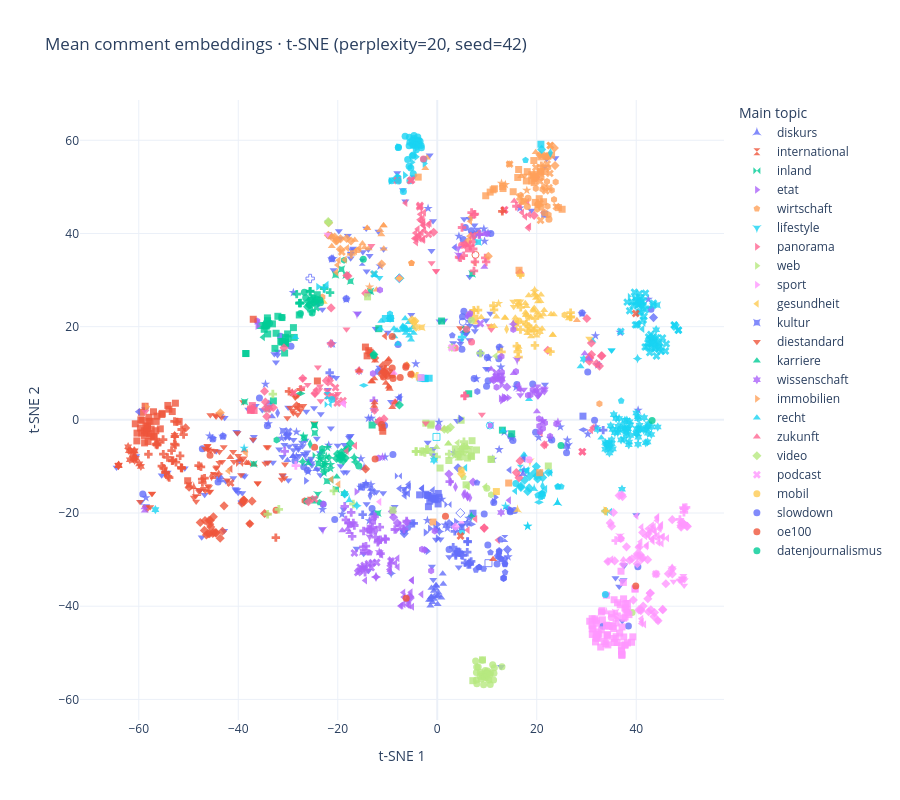

The cell this chart's notebook holds for it:
### Code cell
fig = px.scatter(
    projection_df,
    x="TSNE_1", y="TSNE_2", color="Topic_1", symbol="Topic_2",
    category_orders={"Topic_1": main_topics},
    custom_data=["Topic_1", "Topic_2"],
    render_mode="svg",
    hover_name="Topic_path",
    hover_data={"N_embeddings": ":,", "Topic_1": False, "Topic_2": False, "TSNE_1": False, "TSNE_2": False},
    title=f"Mean comment embeddings · t-SNE (perplexity={PERPLEXITY}, seed={RANDOM_STATE})",
    labels={"Topic_1": "Main topic", "N_embeddings": "Comments with embeddings", "Topic_2": "Subtopic", "TSNE_1": "t-SNE 1", "TSNE_2": "t-SNE 2"},
    template="plotly_white",
    height=800,
)
# Each trace contains one (Topic_1, Topic_2) pair.
# Show one legend entry per main topic; clicking it toggles all its subtopics.
seen_topic1 = set()
for trace in fig.data:
    topic1, topic2 = trace.customdata[0][:2]
    trace.marker.symbol = topic2_symbols[topic1][topic2]
    trace.name = topic1
    trace.legendgroup = topic1
    trace.showlegend = topic1 not in seen_topic1
    seen_topic1.add(topic1)
fig.update_traces(marker=dict(size=7, opacity=0.8))
fig.update_layout(legend_title_text="Main topic", legend_groupclick="togglegroup")
PLOT_DIR.mkdir(parents=True, exist_ok=True)
fig.write_html(PLOT_DIR / "comment_embedding_means_tsne_shapes.html", include_plotlyjs=True)
fig.show()
